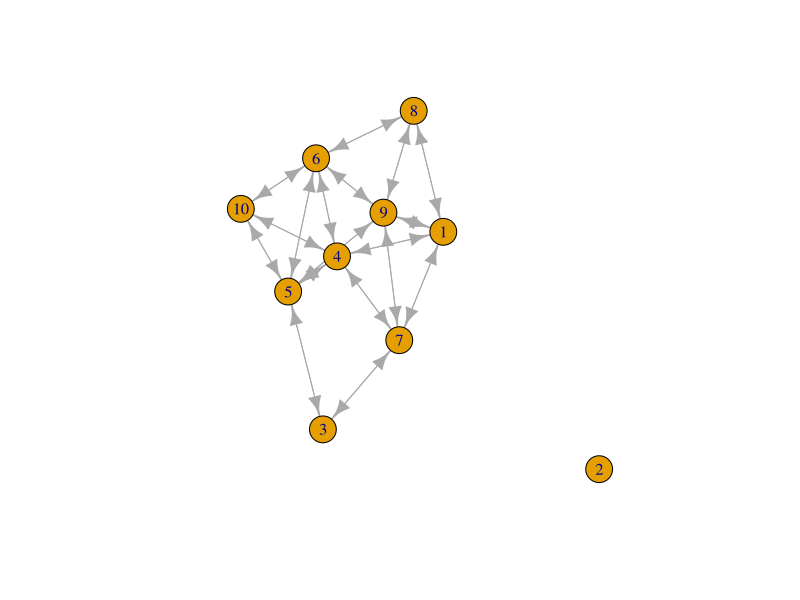
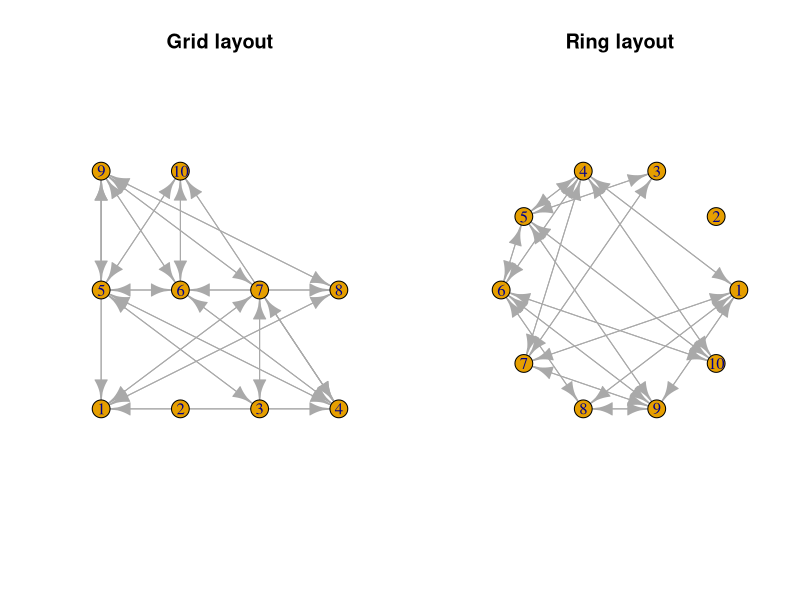
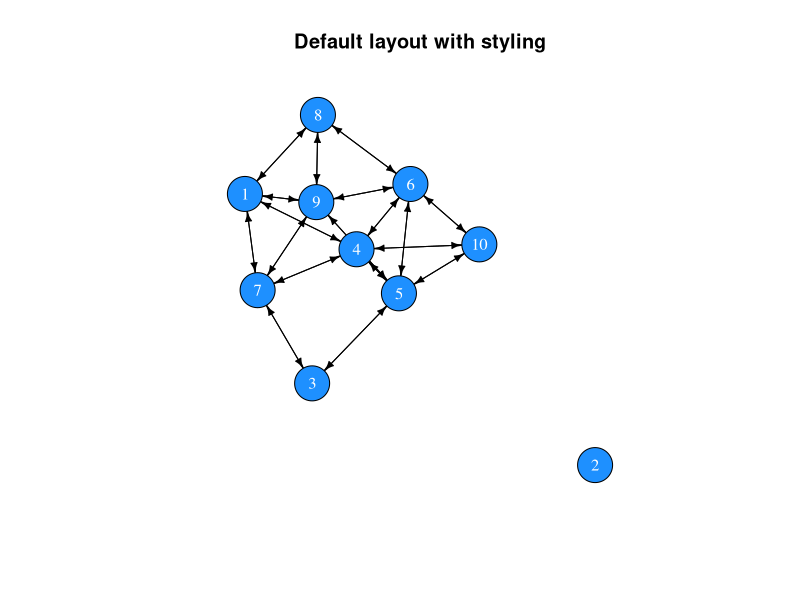
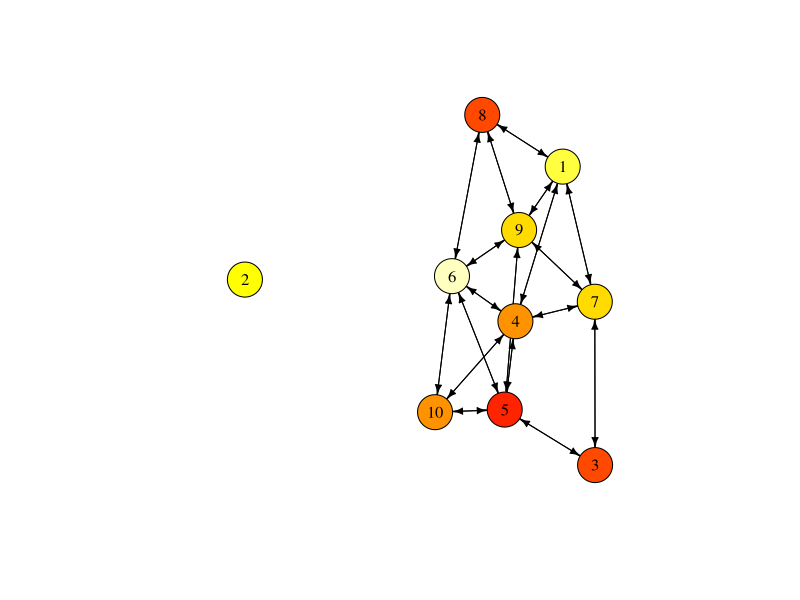
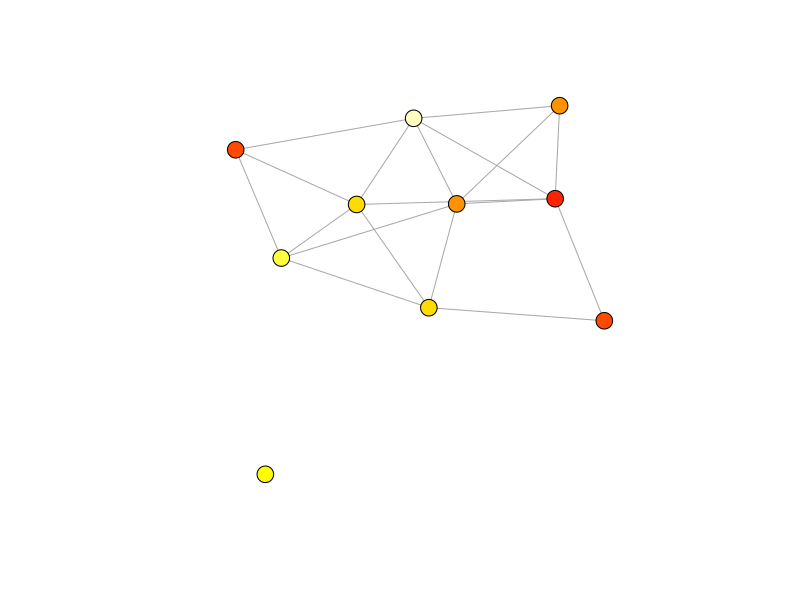
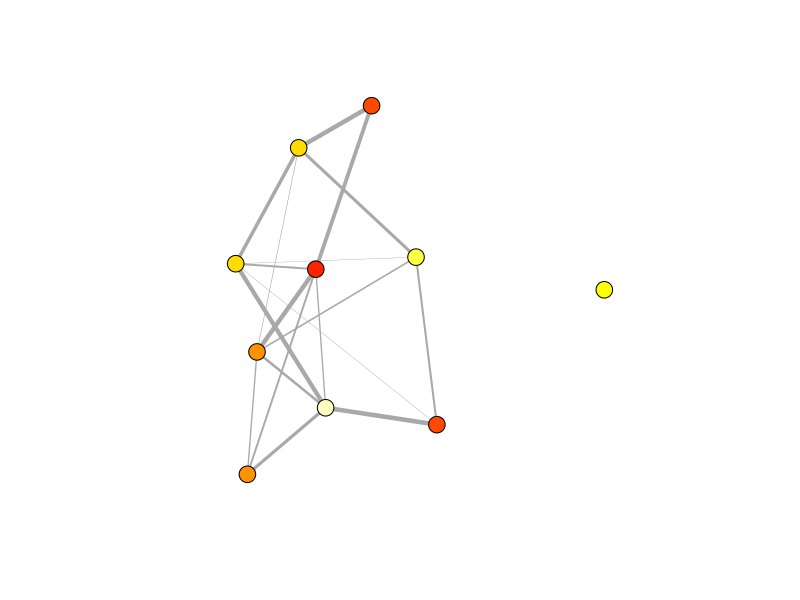
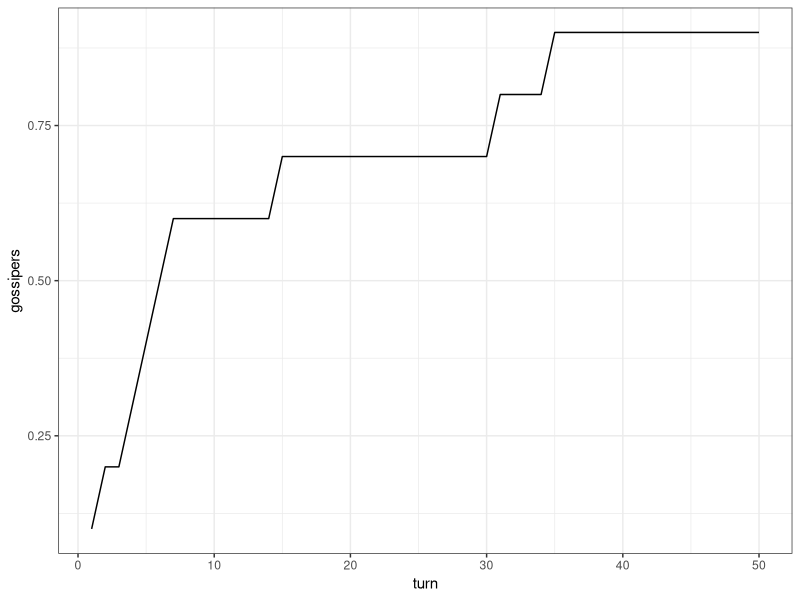
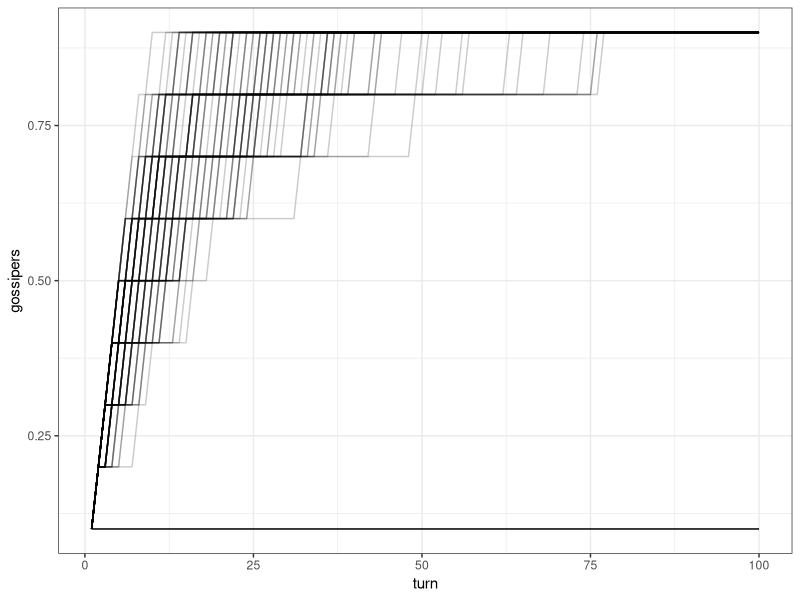

Recreate these plots in R, in order.
## ---- chunk 1
m <- matrix(c(0,1,1, 0,0,1, 1,1,0), nrow=3, byrow=T)
row.names(m) <- c("A","B","C")
colnames(m) <- c("A","B","C")
m
## ---- chunk 2
all(m[upper.tri(m)] == m[lower.tri(m)])
## ---- chunk 3
# Either
m[lower.tri(m)] <- t(m)[lower.tri(m)]
# or use m[2,1] <- 1
m
# Check whether the matrix is symmetric now:
all(m[upper.tri(m)] == m[lower.tri(m)])
## ---- chunk 4
n <- 10
adjm <- matrix(NA, ncol=n, nrow=n)
adjm
## ---- chunk 5
friendshipRatio <- 0.5

adjm[upper.tri(adjm)] <- sample(x = 0:1, 
                                size = n*(n-1)/2, 
                                replace = T, 
                                prob = c(1-friendshipRatio, friendshipRatio))
adjm

# add the mirror image to the lower triangle
adjm[lower.tri(adjm)] <- t(adjm)[lower.tri(adjm)]
adjm

# replace diagonal (these indicate self-references) with zeros
diag(adjm) <- 0
adjm
## ---- chunk 6
library(igraph)
net <- graph_from_adjacency_matrix(adjm)
net
## ---- chunk 7
#set.seed(1)
plot(net)
## ---- chunk 8
par(mfrow=c(1,2))
plot(net, layout=layout.grid(net), main="Grid layout")
plot(net, layout=layout.circle(net), main="Ring layout")
## ---- chunk 9
par(mfrow=c(1,1))
plot(net, 
     vertex.color="dodgerblue", 
     vertex.label.color="white",
     vertex.size=20,
     edge.color="black",
     edge.width=1,
     edge.arrow.size=0.5,
     main="Default layout with styling")
## ---- chunk 10
# There is no age attribute set
V(net)$age

# Add an age attribute and randomly assign an age class
V(net)$age <- sample(x=1:10, size=n, replace=T)

# The network now has an age attribute
V(net)$age

V(net)$colour <- heat.colors(n=10)[V(net)$age]

net
## ---- chunk 11
plot(net, 
     vertex.color=V(net)$colour, 
     vertex.label.color="black",
     vertex.size=20,
     edge.color="black",
     edge.width=1,
     edge.arrow.size=0.5)
## ---- chunk 12
net <- as.undirected(net)
plot(net, 
     vertex.color=V(net)$colour, 
     vertex.label="",
     vertex.size=9,
     edge.width=1,
     edge.arrow.size=0.5)
## ---- chunk 13
# create a copy of the adjacency matrix
adjm2 <- adjm

# draw random values from a uniform distribution and replace the matrix entries that have a value of 1
adjm2[upper.tri(adjm2)] <- runif(n=sum(upper.tri(adjm2))) * adjm2[upper.tri(adjm2)]

# copy the mirror image to the lower triangle
adjm2[lower.tri(adjm2)] <- t(adjm2)[lower.tri(adjm2)]

# create the network
net2 <- graph_from_adjacency_matrix(adjm2, weighted=TRUE, mode="undirected")
net2
## ---- chunk 14
V(net2)$age <- V(net)$age
V(net2)$colour <- V(net)$colour

plot(net2, 
     vertex.color=V(net2)$colour,
     vertex.label="",
     vertex.size=9,
     edge.width=E(net2)$weight*5,
     edge.arrow.size=0.5)
## ---- chunk 15
# vertex information
V(net)

# edge information
E(net)
## ---- chunk 16
# vertex attributes
get.vertex.attribute(graph=net)

# edge attributes
get.edge.attribute(net)
## ---- chunk 17
# vertex count
vcount(net)

# edge count
ecount(net)
## ---- chunk 18
diameter(graph=net)
## ---- chunk 19
# average distance between any dyad
mean_distance(graph=net)
## ---- chunk 20
edge_density(graph=net)
## ---- chunk 21
reciprocity(graph=net)
## ---- chunk 22
transitivity(graph=net)
## ---- chunk 23
# number of edges that connected with each node
degree(graph=net)

# as we have an undirected network, the count of incoming and outgoing edges is identical
identical(degree(graph=net, mode="in"), 
          degree(graph=net, mode="out"))

# we can use the mean of all degree centralities as a general measure for the entire network
mean(degree(graph=net))
## ---- chunk 24
sort(strength(graph=net))
## ---- chunk 25
closeness(graph=net)
## ---- chunk 26
betweenness(graph=net)
## ---- chunk 27
eigen_centrality(graph=net)$vector
## ---- chunk 28
# set up vector that stores whether an individual possesses the latest gossip:
gossip_meter <- rep(F, n)
gossip_meter

# choose a random individual to start gossipping
gossip_meter[sample(x=n, size=1)] <- T
gossip_meter

# choose an individual with gossip
if(sum(gossip_meter)==1){
  gossip_provider <- which(gossip_meter)
} else {
  gossip_provider <- sample(x=which(gossip_meter), size=1)
}

# choose a neighbour in the network
neighbours <- which(adjm[gossip_provider,]==1)

# only execute if there is a neighbour
if(length(neighbours)>0){
  # choose one neighbour if several are present
  if(length(neighbours)==1){
    neighbour <- neighbours
  } else {
    neighbour <- sample(x=neighbours, size=1)
  }
  # update gossip indicator of the neighbour
  gossip_meter[neighbour] <- T
}
gossip_meter
## ---- chunk 29
mySample <- function(x, prob=NULL){
  if(length(x)==1){
    return(x)
  } else {
    return(sample(x=x, size=1, prob=prob))
  }
}
## ---- chunk 30
# total number of turns to loop over
Turns <- 50

# a matrix to record how many individuals have the gossip at time x
res <- data.frame(turn=1:Turns, gossipers=rep(0, Turns))

# set up gossip indicator
gossip_meter <- rep(F, n)

# choose a random individual to start gossipping
gossip_meter[sample(x=n, size=1)] <- T

for(turns in 1:Turns){
  res[turns,2] <- sum(gossip_meter)/n
  # choose an individual with gossip
  gossip_provider <- mySample(which(gossip_meter))
  
  # choose a neighbour in the network
  neighbours <- which(adjm[gossip_provider,]==1)
  
  # only execute if there is a neighbour
  if(length(neighbours)>0){
    # choose one neighbour ...
    neighbour <- mySample(neighbours)
    # and update its gossip indicator
    gossip_meter[neighbour] <- T
  }
}

# have a look at the time course
res$turn

# plot result
library(ggplot2)
ggplot(res) + 
  geom_line(aes(x=turn, y=gossipers)) +
  theme_bw()
## ---- chunk 31
gossip_model <- function(ADJM, TURNS, SIM=1){
  n <- nrow(ADJM)
  # a matrix to record how many individuals have the gossip at time x
  res <- data.frame(turn=1:TURNS, gossipers=rep(0, TURNS))
  # set up gossip indicator
  gossip_meter <- rep(F, n)
  # choose a random individual to start gossipping
  gossip_meter[sample(x=n, size=1)] <- T
  
  for(turns in 1:TURNS){
    res[turns,2] <- sum(gossip_meter)/n
    # choose an individual with gossip
    gossip_provider <- mySample(which(gossip_meter))
    # choose a neighbour in the network
    neighbours <- which(ADJM[gossip_provider,]==1)
    # only execute if there is a neighbour
    if(length(neighbours)>0){
      # choose one neighbour ...
      neighbour <- mySample(neighbours)
      # and update its gossip indicator
      gossip_meter[neighbour] <- T
    }
  }
  res$simulation <- SIM
  return(res)
}
## ---- chunk 32
data <- do.call("rbind", lapply(1:100, function(sim){
  gossip_model(ADJM=adjm, TURNS=100, SIM=sim)
}))
## ---- chunk 33
ggplot(data) + 
  geom_line(aes(x=turn, y=gossipers, group=simulation), alpha=.2) +
  theme_bw()
## ---- chunk 34
createNetwork <- function(N, FRIENDSHIPRATIO){
  adjm <- matrix(0, ncol=N, nrow=N)
  adjm[upper.tri(adjm)] <- sample(x = 0:1, 
                                  size = N*(N-1)/2, 
                                  replace = T, 
                                  prob = c(1-FRIENDSHIPRATIO, FRIENDSHIPRATIO))
  adjm[lower.tri(adjm)] <- t(adjm)[lower.tri(adjm)]
  return(adjm)
}
## ---- chunk 35
adjm_full <- createNetwork(N=n, FRIENDSHIPRATIO=1)

data_full <- do.call("rbind", 
                     lapply(1:100, function(sim){
                       gossip_model(ADJM=adjm_full, TURNS=100, SIM=sim)
                       }
                       )
                     )
## ---- chunk 36
data$type <- "colleague network"
data_full$type <- "fully connected"
data_combined <- rbind(data, data_full)

ggplot(data_combined) + 
  geom_point(aes(x=turn, y=gossipers, color=type), alpha=.05) +
  geom_smooth(aes(x=turn, y=gossipers, color=type)) +
  ylab("Proportion with gossip") +
  theme_bw()
## ---- chunk 37
adjm_colleagues <- createNetwork(N=25, FRIENDSHIPRATIO=.20)
adjm_full <- createNetwork(N=25, FRIENDSHIPRATIO=1)

data_colleagues <- do.call("rbind", lapply(1:100, function(sim){
  gossip_model(ADJM=adjm_colleagues, TURNS=100, SIM=sim)
}))

data_full <- do.call("rbind", lapply(1:100, function(sim){
  gossip_model(ADJM=adjm_full, TURNS=100, SIM=sim)
}))
## ---- chunk 38
data_colleagues$type <- "colleague network"
data_full$type <- "fully connected"
data_combined2 <- rbind(data_full, data_colleagues)

ggplot(data_combined2) + 
  geom_point(aes(x=turn, y=gossipers, color=type), alpha=.05) +
  geom_smooth(aes(x=turn, y=gossipers, color=type)) +
  ylab("Proportion with gossip") +
  theme_bw()
## ---- chunk 39
gossip_model <- function(ADJM, PROP, TURNS, SIM=1){
  n <- nrow(ADJM)
  # set up gossip indicator
  gossip_meter <- rep(F, n)
  # choose a random individual to start gossipping
  gossip_meter[sample(x=n, size=1)] <- T
  
  timestep <- NA
  for(turns in 1:TURNS){
    # record the time step when a defined proportion of the population has the gossip
    if(sum(gossip_meter)/n >= PROP & is.na(timestep)){
      timestep <- turns 
    }
    # choose an individual with gossip
    gossip_provider <- mySample(which(gossip_meter))
    # choose a neighbour in the network
    neighbours <- which(ADJM[gossip_provider,]==1)
    # only execute if there is a neighbour
    if(length(neighbours)>0){
      # choose one neighbour ...
      neighbour <- mySample(neighbours)
      # and update its gossip indicator
      gossip_meter[neighbour] <- T
    }
  }
  # if PROP is not reached, return the maximum value
  if(is.na(timestep)){
    timestep <- TURNS
  }
  return(timestep)
}
## ---- chunk 40
adjm <- createNetwork(N=50, FRIENDSHIPRATIO=.25)
gossip_model(ADJM=adjm, PROP=.75, TURNS=100, SIM=1)
## ---- chunk 41
parameters <- expand.grid(groupSize=c(10,50),#c(10,30,50,70,90),
                          reconnections=c(0,.01,.05,.1,.5,1),
                          repetition=1:50)
tmp <- lapply(1:nrow(parameters), function(p){
  net <- watts.strogatz.game(dim=1, size=parameters[p,"groupSize"], nei=2, p=parameters[p,"reconnections"], loops=F, multiple=F)
  adjm <- get.adjacency(net)
  model <- gossip_model(ADJM=adjm, PROP=.5, TURNS=500, SIM=parameters[p,"repetition"])
  data.frame(time=model, 
             degree=mean(degree(net)), 
             path=average.path.length(net))
})

tmp2 <- do.call("rbind", tmp)
parameters <- cbind(parameters, tmp2)

# parameters <- expand.grid(groupSize=c(10,30,50,70,90),
#                           connectivity=c(.2,.4,.6,.8,1),
#                           repetition=1:10)
# tmp <- lapply(1:nrow(parameters), function(p){
#   adjm <- createNetwork(N=parameters[p,"groupSize"], FRIENDSHIPRATIO=parameters[p,"connectivity"])
#   # adjm <- get.adjacency(watts.strogatz.game(dim=1, size=parameters[p,"groupSize"], nei=1, p=parameters[p,"connectivity"], loops=F, multiple=F))
#   gossip_model(ADJM=adjm, PROP=.5, TURNS=100, SIM=parameters[p,"repetition"])
# })
# 
# parameters$time <- unlist(tmp)

## ---- chunk 42
library(dplyr)
# parameters %>% group_by(groupSize, connectivity) %>% summarise(meanTime=mean(time)) -> data
parameters %>% group_by(groupSize, reconnections) %>% summarise(meanTime=mean(time), 
                                                                meanDegree=mean(degree),
                                                                meanPath=mean(path)) -> data
## ---- chunk 43
parameters$groupSize <- factor(parameters$groupSize)

ggplot(parameters, aes(x=reconnections, y=degree, col=groupSize)) + 
  geom_point() + 
  xlab("Prob. of reconnection") +
  ylab("Average Degree") +
  theme_bw()
## ---- chunk 44
ggplot(parameters, aes(x=reconnections, y=path, col=groupSize)) + 
  geom_point() + 
  xlab("Prob. of reconnection") +
  ylab("Average path length") +
  theme_bw()
## ---- chunk 45
ggplot(parameters, aes(x=path, y=time, col=groupSize)) + 
  geom_point(alpha=.33) + 
  xlab("Average path length") +
  ylab("Time") +
  theme_bw()
## ---- chunk 46
healthBehaviourAdoption <- function(ADJM, MODE="simple", ROUNDS=100, CONTACTS=1){
  mod <- ifelse(test=MODE=="simple", yes=1, no=2)
  N <- nrow(ADJM)
  
  
  # set up behaviour
  behaviour <- rep(F, N)
  behaviour[sample(N,size=10)] <- T
  
  # recording data
  fraction <- rep(0, ROUNDS)
  
  # loop
  for(round in 1:ROUNDS){
    # record
    fraction[round] <- sum(behaviour)/N
    
    # pick random individual
    focal <- sample(x=N, size=1)
    # who are its neighbours
    neigh <- adjm[focal, ] == 1
    
    if(sum(behaviour[neigh]) >= CONTACTS){
      behaviour[focal] <- T
    }
    
  }
  return(data.frame(mode=MODE, frac=fraction, round=1:ROUNDS))
}

# Simulations with clustered (lattice) networks
net <- make_lattice(length=11, dim=2, nei=2, circular=T)
adjm <- as.matrix(get.adjacency(net))
clu <- healthBehaviourAdoption(ADJM=adjm, MODE="simple", ROUNDS=1000, CONTACTS=3)
clu$network <- "clustered"

# Simulations with random (small world) networks
net2 <- watts.strogatz.game(size=11, dim=2, nei=2, p=1)
adjm2 <- as.matrix(get.adjacency(net2))
rand <- healthBehaviourAdoption(ADJM=adjm2, MODE="simple", ROUNDS=1000, CONTACTS=3)
rand$network <- "random"

res <- rbind(clu, rand)

ggplot(res) + geom_line(aes(x=round, y=frac, col=network, linetype=mode), size=.9)
## ---- chunk 47
# for repeated interactions 
healthBehaviourAdoption <- function(NET, MODE="simple", ROUNDS=100, CONTACTS=1){
  if(NET=="clustered"){
    net <- make_lattice(length=11, dim=2, nei=2, circular=T)
  } else if(NET=="random"){
   net <- watts.strogatz.game(size=11, dim=2, nei=2, p=.5, loops=F, multiple=F)
  }
 adjm <- as.matrix(get.adjacency(net)) 
 
  mod <- ifelse(test=MODE=="simple", yes=1, no=2)
  N <- nrow(adjm)
  
  # set up behaviour
  behaviour <- rep(F, N)
  behaviour[sample(N,size=10)] <- T
  
  # recording data
  fraction <- rep(0, ROUNDS)
  
  # loop
  for(round in 1:ROUNDS){
    # record
    fraction[round] <- sum(behaviour)/N
    
    # pick random individual
    focal <- sample(x=N, size=1)
    # who are its neighbours
    neigh <- adjm[focal, ] == 1
    
    if(sum(behaviour[neigh]) >= CONTACTS){
      behaviour[focal] <- T
    }
    
  }
  return(data.frame(network=NET, mode=MODE, frac=fraction, round=1:ROUNDS))
}

#repeated runs
reps <- 100

clu_simple <- do.call("rbind", lapply(1:reps, function(x) healthBehaviourAdoption(NET="clustered", ROUNDS=1000, CONTACTS=1, MODE="simple")))
clu_comp <- do.call("rbind", lapply(1:reps, function(x) healthBehaviourAdoption(NET="clustered", ROUNDS=1000, CONTACTS=4, MODE="complex")))
clu <- rbind(clu_simple, clu_comp)

rand_simple <- do.call("rbind", lapply(1:reps, function(x) healthBehaviourAdoption(NET="random", ROUNDS=1000, CONTACTS=1, MODE="simple")))
rand_comp <- do.call("rbind", lapply(1:reps, function(x) healthBehaviourAdoption(NET="random", ROUNDS=1000, CONTACTS=4, MODE="complex")))
rand <- rbind(rand_simple, rand_comp)

res <- rbind(clu, rand)
## ---- chunk 48
ggplot(res) + 
  stat_smooth(aes(x=round, y=frac, col=network, linetype=mode), size=.9, se=T)
